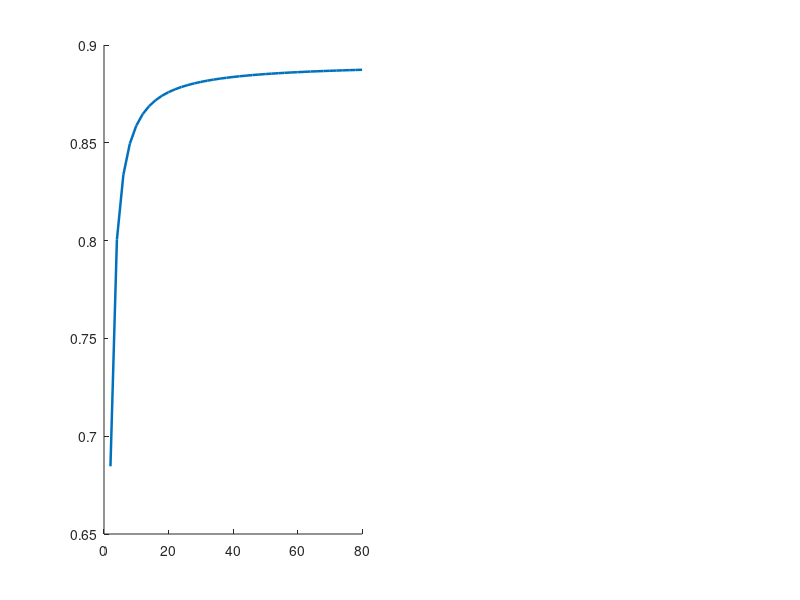

Write the MATLAB code that produced this figure. (Note: this script raises an error after producing the figure.)
%
% Numerically verifies Propositions 3.1-3.2 of Section 2.1 ("Asymptotic
% behaviour and choice of p1,p2") and produces three figures:
%
%   Figure 1 - Proposition 3.1 (L_p1 / L_infty limit):
%              Left panel: gs(v, p1, p2) vs p2 for fixed p1 values, showing
%              convergence to the theoretical limit gs_infty(v, p1) (dashed line).
%              Right panel: log-log plot of |gs(p2) - gs_infty| vs p2,
%              confirming the O(1/p2) polynomial convergence rate.
%              For each p1, only p2 > p1 is evaluated/plotted, since gs(.,p1,p2)
%              in Equation (7) is defined solely on 1 <= p1 < p2 < infty; points
%              with p2 <= p1 fall outside that domain and are excluded.
%
%   Figure 2 - Proposition 3.2 (Saturation trap):
%              1 - gs(v, p1, p1 + delta) vs p1 on a semi-log y-axis across fixed
%              gaps delta, confirming the exponential-in-p1 collapse to gs = 1
%              (a straight line on the log scale with slope determined by log(r2)).
%
%   Figure 3 - Global heatmap of gs(v, p1, p2):
%              2D intensity map over a (p1, p2) grid for a fixed test vector,
%              highlighting the "safe" evaluation plateau as p2 grows for
%              fixed p1 (Prop. 3.1) versus the saturation band along p1 ~ p2 (Prop. 3.2).
%
% Requirements:
%   Base MATLAB only (no extra toolboxes required).
%
% Usage:
%   asymptotics_plots            % Run with default benchmark vector (d = 10, r2 = 0.6)
%   asymptotics_plots(v)         % Run with a custom d-dimensional loading vector
%
function asymptotics_plots(v)
    if nargin < 1
        % Demo vector: one dominant entry, one "runner-up" cross-loading at
        % r2 = 0.6, plus small noise entries. d = 10, mimicking the J = 10
        % variables used in the paper's simulation (Section 3).
        % The RNG is seeded so the demo vector - and hence the figures - is
        % identical across runs, which is required for a reproducible
        % published result.
        rng(1);
        d = 10;
        v = zeros(1, d);
        v(1) = 1.00;                 % dominant loading
        v(2) = 0.60;                 % runner-up -> r2 = 0.6
        v(3:d) = 0.05 * randn(1, d-2); % small cross-loading noise
    end
    
    v = abs(v(:))';
    d = numel(v);
    [vs, ~] = sort(v, 'descend');
    vmax = vs(1);
    r2   = vs(2) / vmax;
    
    fprintf('Running Asymptotics Validation Script...\n');
    fprintf('Vector dimensions: d = %d | v_max = %.3f | Runner-up ratio (r2) = %.3f\n\n', ...
        d, vmax, r2);

    %% ---------- Figure 1: Proposition 3.1 (L_p1 / L_infty limit) ----------
    p1_list = [1, 2, 3, 4];
    p2_grid = 2:2:80;
    
    figure('Name', 'Figure 1: Proposition 3.1 - Convergence to L_p1 / L_infty Limit');
    
    tiledlayout_ok = exist('tiledlayout', 'file') == 2;
    if tiledlayout_ok
        tl = tiledlayout(1, 2, 'TileSpacing', 'compact', 'Padding', 'compact');
    end

    % Left panel: gs(v, p1, p2) vs p2 (Linear Scale)
    if tiledlayout_ok, nexttile; else, subplot(1, 2, 1); end
    hold on;
    cmap = lines(numel(p1_list));
    
    for i = 1:numel(p1_list)
        p1 = p1_list(i);
        % gs(.,p1,p2) is only defined for p2 > p1 (Eq. 7); evaluating it at
        % p2 <= p1 either divides 0/0 (p2 == p1) or applies the formula
        % outside its valid domain (p2 < p1), producing spurious values.
        p2_valid = p2_grid(p2_grid > p1);
        gs_vals  = arrayfun(@(p2) gs_measure(v, p1, p2), p2_valid);
        gs_inf   = gs_infty(v, p1);
        
        plot(p2_valid, gs_vals, '-', 'Color', cmap(i,:), 'LineWidth', 1.8, ...
            'DisplayName', sprintf('p_1 = %d', p1));
        yline(gs_inf, '--', 'Color', cmap(i,:), 'LineWidth', 1.2, ...
            'HandleVisibility', 'off');
    end
    
    xlabel('p_2', 'FontSize', 14);
    ylabel('gs(v, p_1, p_2)', 'FontSize', 14);
    title('gs(v, p_1, p_2) \rightarrow gs_\infty(v, p_1) as p_2 \rightarrow \infty', 'FontSize', 12);
    legend('Location', 'southeast', 'FontSize', 12);
    grid on;
    set(gca, 'FontSize', 12);

    % Right panel: Log-Log plot of |gs(p2) - gs_infty| vs p2
    if tiledlayout_ok, nexttile; else, subplot(1, 2, 2); end
    hold on;
    
    for i = 1:numel(p1_list)
        p1 = p1_list(i);
        p2_valid = p2_grid(p2_grid > p1);   % same domain restriction as above
        gs_inf   = gs_infty(v, p1);
        gs_vals  = arrayfun(@(p2) gs_measure(v, p1, p2), p2_valid);
        err      = abs(gs_vals - gs_inf);
        err(err == 0) = eps;
        
        loglog(p2_valid, err, '-o', 'Color', cmap(i,:), 'MarkerSize', 4, ...
            'LineWidth', 1.2, 'DisplayName', sprintf('p_1 = %d', p1));
    end
    
    % Reference O(1/p2) slope, anchored to the p1 = 1 curve (whose domain
    % covers the full p2_grid, so its first valid point is p2_grid(1))
    p2_ref1 = p2_grid(p2_grid > 1);
    err1 = abs(gs_measure(v, 1, p2_ref1(1)) - gs_infty(v, 1));
    ref  = err1 * p2_ref1(1) ./ p2_grid;
    loglog(p2_grid, ref, 'k--', 'LineWidth', 1.5, 'DisplayName', 'O(1/p_2) reference');
    
    xlabel('p_2 (log scale)', 'FontSize', 14);
    ylabel('|gs(v, p_1, p_2) - gs_\infty(v, p_1)| (log scale)', 'FontSize', 14);
    title('Rate of Convergence: Polynomial O(1/p_2)', 'FontSize', 12);
    legend('Location', 'southwest', 'FontSize', 12);
    grid on;
    set(gca, 'XScale', 'log', 'YScale', 'log', 'FontSize', 12);

    %% ---------- Figure 2: Proposition 3.2 (Saturation trap) ----------
    delta_list = [1, 2, 3, 5];
    p1_grid    = 1:20;
    
    figure('Name', 'Figure 2: Proposition 3.2 - Saturation Trap as p1, p2 -> infinity Jointly');
    hold on;
    cmap2 = lines(numel(delta_list));
    
    for i = 1:numel(delta_list)
        delta = delta_list(i);
        one_minus_gs = arrayfun(@(p1) 1 - gs_measure(v, p1, p1 + delta), p1_grid);
        one_minus_gs(one_minus_gs <= 0) = eps;
        
        semilogy(p1_grid, one_minus_gs, '-o', 'Color', cmap2(i,:), ...
            'MarkerSize', 5, 'LineWidth', 1.5, ...
            'DisplayName', sprintf('\\delta = %d', delta));
    end
    
    xlabel('p_1 (linear scale)', 'FontSize', 14);
    ylabel('1 - gs(v, p_1, p_1 + \delta)  (log scale)', 'FontSize', 14);
    title(sprintf('Exponential Collapse to gs = 1 (r_2 = %.2f)', r2), 'FontSize', 12);
    legend('Location', 'northeast', 'FontSize', 12);
    grid on;
    set(gca, 'YScale', 'log', 'FontSize', 12);

    %% ---------- Figure 3: Heatmap of gs over (p1, p2) Grid ----------
    p1_range = 1:15;
    p2_range = 1:20;
    GS       = nan(numel(p1_range), numel(p2_range));
    
    for a = 1:numel(p1_range)
        for b = 1:numel(p2_range)
            if p2_range(b) > p1_range(a)
                GS(a,b) = gs_measure(v, p1_range(a), p2_range(b));
            end
        end
    end
    
    figure('Name', 'Figure 3: Global gs(v, p1, p2) Heatmap');
    imagesc(p2_range, p1_range, GS, 'AlphaData', ~isnan(GS));
    set(gca, 'YDir', 'normal', 'Color', [0.9 0.9 0.9], 'FontSize', 12);
    cb = colorbar;
    cb.Label.String = 'gs(v, p_1, p_2)';
    cb.Label.FontSize = 12;
    colormap(parula);
    
    xlabel('p_2', 'FontSize', 14);
    ylabel('p_1', 'FontSize', 14);
    title('gs(v, p_1, p_2) Heatmap: Safe Plateau (Prop. 3.1) vs Saturation Band (Prop. 3.2)', 'FontSize', 12);
    fprintf('Done. Successfully generated Figures 1, 2, and 3.\n');
end

%% ==================== LOCAL FUNCTIONS ====================
function s = gs_measure(v, p1, p2)
    v = abs(v(:));
    d = numel(v);
    
    if d <= 1
        s = 1;
        return;
    end
    if all(v == 0)
        s = 0;
        return;
    end
    
    nv1 = norm(v, p1);
    nv2 = norm(v, p2);
    c   = d^(1/p1 - 1/p2);
    ratio = nv1 / nv2;
    
    s = (c - ratio) / (c - 1);
    s = min(max(s, 0), 1);
end

function s = gs_infty(v, p1)
    v = abs(v(:));
    d = numel(v);
    vmax = max(v);
    
    if vmax == 0
        s = 0;
        return;
    end
    
    nv1   = norm(v, p1);
    c     = d^(1/p1);
    ratio = nv1 / vmax;
    
    s = (c - ratio) / (c - 1);
    s = min(max(s, 0), 1);
end
